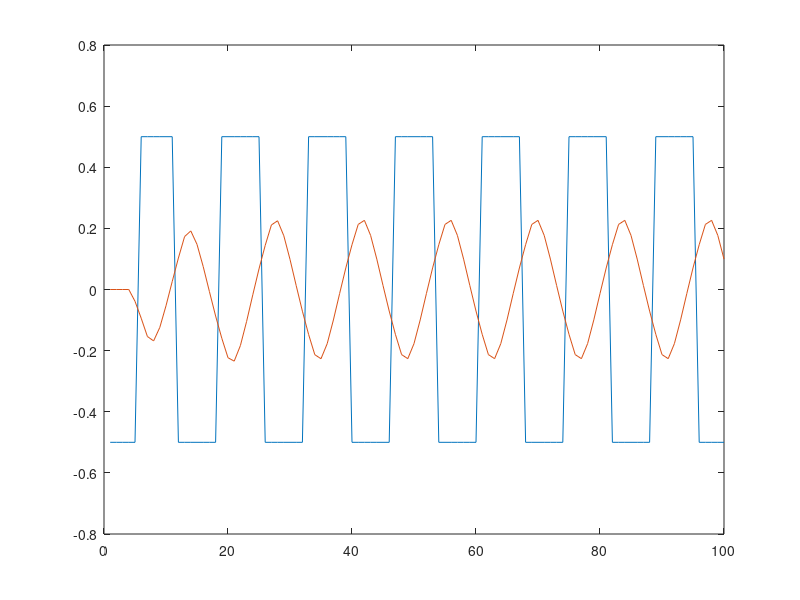

Here is the MATLAB script that generated this plot: (Note: this script raises an error after producing the figure.)
%% Exemplo 6.1 - tecnica do rele
% Modelagem matematica: partes real e imaginaria
% Rele com histerese
% Planta de segunda ordem
close all; clear; clc;

Tamostra=1;npts=100;d=0.5;eps=0.0870;
for t=1:7
    u(t)=-d;e(t)=0;y(t)=0;tempo(t)=t*Tamostra;
end
for t=5:npts                            % experimentacao com rele
    y(t)=1.436*y(t-1)-0.5134*y(t-2)+...
        0.04286*u(t-2)+0.03431*u(t-3);
    e(t)=-y(t);
    if((abs(e(t))>eps)&&(e(t)>0)); u(t)=+d; end
    if((abs(e(t))>eps)&&(e(t)<0)); u(t)=-d; end
    if((abs(e(t))<eps)&&(u(t-1)==+d)); u(t)=+d; end
    if((abs(e(t))<eps)&&(u(t-1)==-d)); u(t)=-d; end
    if(e(t)==+eps); u(t+1)=+d; end
    if(e(t)==-eps); u(t+1)=-d; end
    tempo(t)=t*Tamostra;
end
ch=0;i=1;
for k=4:npts                            % periodo
    s1=u(k);s2=u(k-1);
    if s1~=s2
        ch=ch+1;
        i=i+1;
    end
end
per=((npts+4)/ch)*2*Tamostra;
omega=(2*pi)/(per);
arm=eps;                                % valor de pico
for t=1:npts
    if y(t)>=arm; arm=y(t);end
end
a=arm;
realG=-(pi*sqrt(a^2-eps^2))/(4*d);      % partes real e imaginaria
imag=-(pi*eps)/(4*d);
saida=[u;y];plot(tempo,saida);


%% Exemplo 6.2 - rele nao-simetrico
% Metodo do rele para identificacao de um modelo
%   de primeira ordem com atraso de transporte, isto eh,
%   Gp(s)=K*exp(-teta1*s)/(tau1*s+1)
% Os vetores ur e yr sao obtidos atraves do simulink
close all; clear; clc;

d0=2;d1=0.5;d2=0.5;eps0=2;eps=0.3;nptos=80;Tamostra=0.1;
nptos1=nptos/Tamostra;kont=0;
for t=2:nptos1
    if ur(t)~=ur(t-1)
        kont=kont+1;ch(kont)=t;
    end
end
Tu1=(ch(6)-ch(5))*Tamostra; Tu2=(ch(5)-ch(4))*Tamostra;
aux1=ch(3);aux2=ch(5);i=0;
for t=aux1:aux2
    i=i+1;
    yi(i)=yr(t);ui(i)=ur(t);
    ti(i)=i*Tamostra;
end
a1=0.5*([0 yi]+[yi 0]).*([ti 0] - [0 ti]);
a1=sum(a1(1,2:length(yi)));
a2=0.5*([0 ui]+[ui 0]).*([ti 0] - [0 ti]);
a2=sum(a2(1,2:length(ui)));
k = a1/a2
arm=d0;
for t=aux1:aux2
    if yr(t)>=arm
        arm=yr(t); end
end
Au=arm;
arm=d0;
for t=aux1:aux2
    if yr(t)<=arm
        arm=yr(t); end
end
Ad=arm;
teta=log(((d1-d0)*K-eps+eps0)/((d1-d0)*K+Ad));
x1=(d1+d2)*K*exp(teta)-(d1-d0)*K+eps-eps0;
x2=(d0+d2)*K-eps-eps0;
tau1=Tu1/log(x1/x2);
teta1=tau1*teta

